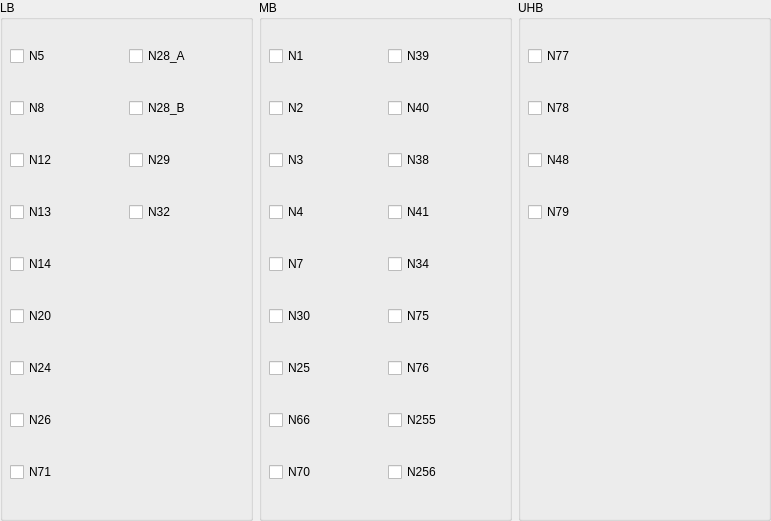
      <widget class="QWidget" name="page_nr">
       <property name="geometry">
        <rect>
         <x>0</x>
         <y>0</y>
         <width>771</width>
         <height>521</height>
        </rect>
       </property>
       <attribute name="label">
        <string>NR</string>
       </attribute>
       <widget class="QWidget" name="layoutWidget">
        <property name="geometry">
         <rect>
          <x>0</x>
          <y>0</y>
          <width>771</width>
          <height>521</height>
         </rect>
        </property>
        <layout class="QHBoxLayout" name="horizontalLayout_bnads_nr">
         <item>
          <widget class="QGroupBox" name="groupBox_lb_nr">
           <property name="title">
            <string>LB</string>
           </property>
           <widget class="QWidget" name="layoutWidget_30">
            <property name="geometry">
             <rect>
              <x>10</x>
              <y>20</y>
              <width>231</width>
              <height>491</height>
             </rect>
            </property>
            <layout class="QGridLayout" name="gridLayout_lb_nr">
             <item row="6" column="0">
              <widget class="QCheckBox" name="n24_nr">
               <property name="text">
                <string>N24</string>
               </property>
              </widget>
             </item>
             <item row="5" column="0">
              <widget class="QCheckBox" name="n20_nr">
               <property name="text">
                <string>N20</string>
               </property>
              </widget>
             </item>
             <item row="2" column="0">
              <widget class="QCheckBox" name="n12_nr">
               <property name="text">
                <string>N12</string>
               </property>
              </widget>
             </item>
             <item row="0" column="1">
              <widget class="QCheckBox" name="n28_a_nr">
               <property name="enabled">
                <bool>true</bool>
               </property>
               <property name="statusTip">
                <string/>
               </property>
               <property name="text">
                <string>N28_A</string>
               </property>
               <property name="checkable">
                <bool>true</bool>
               </property>
               <property name="checked">
                <bool>false</bool>
               </property>
              </widget>
             </item>
             <item row="1" column="0">
              <widget class="QCheckBox" name="n8_nr">
               <property name="text">
                <string>N8</string>
               </property>
              </widget>
             </item>
             <item row="3" column="0">
              <widget class="QCheckBox" name="n13_nr">
               <property name="text">
                <string>N13</string>
               </property>
              </widget>
             </item>
             <item row="0" column="0">
              <widget class="QCheckBox" name="n5_nr">
               <property name="text">
                <string>N5</string>
               </property>
              </widget>
             </item>
             <item row="4" column="0">
              <widget class="QCheckBox" name="n14_nr">
               <property name="text">
                <string>N14</string>
               </property>
              </widget>
             </item>
             <item row="7" column="0">
              <widget class="QCheckBox" name="n26_nr">
               <property name="text">
                <string>N26</string>
               </property>
              </widget>
             </item>
             <item row="8" column="0">
              <widget class="QCheckBox" name="n71_nr">
               <property name="text">
                <string>N71</string>
               </property>
              </widget>
             </item>
             <item row="3" column="1">
              <widget class="QCheckBox" name="n32_nr">
               <property name="text">
                <string>N32</string>
               </property>
              </widget>
             </item>
             <item row="2" column="1">
              <widget class="QCheckBox" name="n29_nr">
               <property name="text">
                <string>N29</string>
               </property>
              </widget>
             </item>
             <item row="1" column="1">
              <widget class="QCheckBox" name="n28_b_nr">
               <property name="text">
                <string>N28_B</string>
               </property>
               <property name="checked">
                <bool>false</bool>
               </property>
              </widget>
             </item>
            </layout>
           </widget>
          </widget>
         </item>
         <item>
          <widget class="QGroupBox" name="groupBox_mb_nr">
           <property name="title">
            <string>MB</string>
           </property>
           <widget class="QWidget" name="layoutWidget_29">
            <property name="geometry">
             <rect>
              <x>10</x>
              <y>20</y>
              <width>231</width>
              <height>491</height>
             </rect>
            </property>
            <layout class="QGridLayout" name="gridLayout_mb_nr">
             <item row="3" column="1">
              <widget class="QCheckBox" name="n41_nr">
               <property name="text">
                <string>N41</string>
               </property>
              </widget>
             </item>
             <item row="6" column="0">
              <widget class="QCheckBox" name="n25_nr">
               <property name="text">
                <string>N25</string>
               </property>
              </widget>
             </item>
             <item row="6" column="1">
              <widget class="QCheckBox" name="n76_nr">
               <property name="text">
                <string>N76</string>
               </property>
              </widget>
             </item>
             <item row="1" column="1">
              <widget class="QCheckBox" name="n40_nr">
               <property name="text">
                <string>N40</string>
               </property>
               <property name="checked">
                <bool>false</bool>
               </property>
              </widget>
             </item>
             <item row="5" column="0">
              <widget class="QCheckBox" name="n30_nr">
               <property name="text">
                <string>N30</string>
               </property>
              </widget>
             </item>
             <item row="2" column="1">
              <widget class="QCheckBox" name="n38_nr">
               <property name="text">
                <string>N38</string>
               </property>
              </widget>
             </item>
             <item row="2" column="0">
              <widget class="QCheckBox" name="n3_nr">
               <property name="text">
                <string>N3</string>
               </property>
              </widget>
             </item>
             <item row="7" column="1">
              <widget class="QCheckBox" name="n255_nr">
               <property name="text">
                <string>N255</string>
               </property>
              </widget>
             </item>
             <item row="0" column="1">
              <widget class="QCheckBox" name="n39_nr">
               <property name="enabled">
                <bool>true</bool>
               </property>
               <property name="statusTip">
                <string/>
               </property>
               <property name="text">
                <string>N39</string>
               </property>
               <property name="checkable">
                <bool>true</bool>
               </property>
               <property name="checked">
                <bool>false</bool>
               </property>
              </widget>
             </item>
             <item row="8" column="1">
              <widget class="QCheckBox" name="n256_nr">
               <property name="text">
                <string>N256</string>
               </property>
              </widget>
             </item>
             <item row="1" column="0">
              <widget class="QCheckBox" name="n2_nr">
               <property name="text">
                <string>N2</string>
               </property>
              </widget>
             </item>
             <item row="3" column="0">
              <widget class="QCheckBox" name="n4_nr">
               <property name="text">
                <string>N4</string>
               </property>
              </widget>
             </item>
             <item row="4" column="1">
              <widget class="QCheckBox" name="n34_nr">
               <property name="text">
                <string>N34</string>
               </property>
              </widget>
             </item>
             <item row="8" column="0">
              <widget class="QCheckBox" name="n70_nr">
               <property name="text">
                <string>N70</string>
               </property>
              </widget>
             </item>
             <item row="0" column="0">
              <widget class="QCheckBox" name="n1_nr">
               <property name="text">
                <string>N1</string>
               </property>
              </widget>
             </item>
             <item row="5" column="1">
              <widget class="QCheckBox" name="n75_nr">
               <property name="text">
                <string>N75</string>
               </property>
              </widget>
             </item>
             <item row="4" column="0">
              <widget class="QCheckBox" name="n7_nr">
               <property name="text">
                <string>N7</string>
               </property>
              </widget>
             </item>
             <item row="7" column="0">
              <widget class="QCheckBox" name="n66_nr">
               <property name="text">
                <string>N66</string>
               </property>
              </widget>
             </item>
            </layout>
           </widget>
          </widget>
         </item>
         <item>
          <widget class="QGroupBox" name="groupBox_uhb_nr">
           <property name="title">
            <string>UHB</string>
           </property>
           <widget class="QWidget" name="layoutWidget_2">
            <property name="geometry">
             <rect>
              <x>10</x>
              <y>20</y>
              <width>231</width>
              <height>231</height>
             </rect>
            </property>
            <layout class="QGridLayout" name="gridLayout_uhb_nr">
             <item row="2" column="0">
              <widget class="QCheckBox" name="n48_nr">
               <property name="text">
                <string>N48</string>
               </property>
              </widget>
             </item>
             <item row="0" column="0">
              <widget class="QCheckBox" name="n77_nr">
               <property name="text">
                <string>N77</string>
               </property>
              </widget>
             </item>
             <item row="1" column="0">
              <widget class="QCheckBox" name="n78_nr">
               <property name="text">
                <string>N78</string>
               </property>
              </widget>
             </item>
             <item row="3" column="0">
              <widget class="QCheckBox" name="n79_nr">
               <property name="text">
                <string>N79</string>
               </property>
              </widget>
             </item>
            </layout>
           </widget>
          </widget>
         </item>
        </layout>
       </widget>
      </widget>
